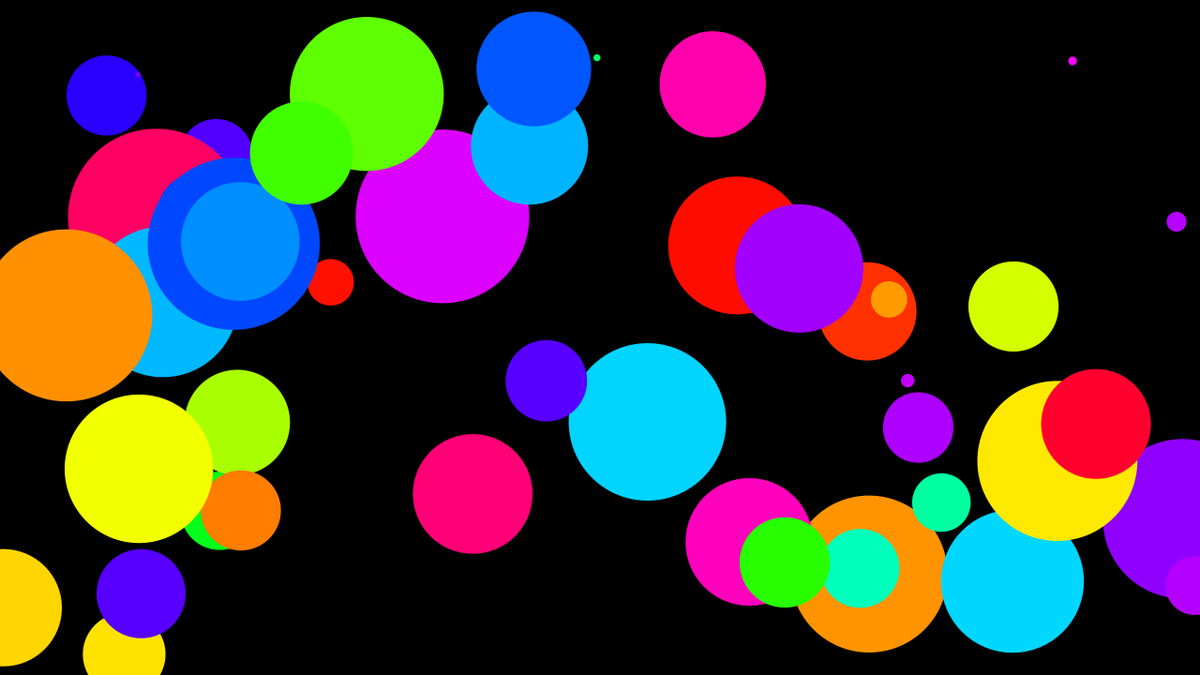
Frame 1 (no input)
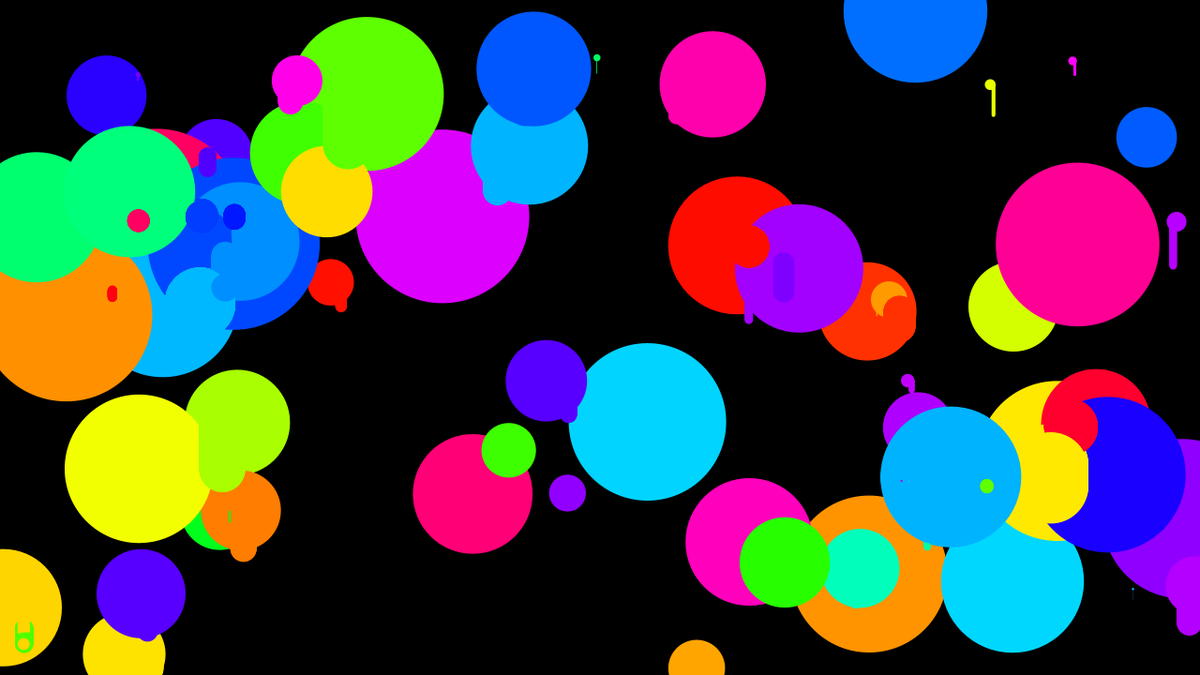
Frame 60 (the mouse pressed at the canvas centre just before this capture)
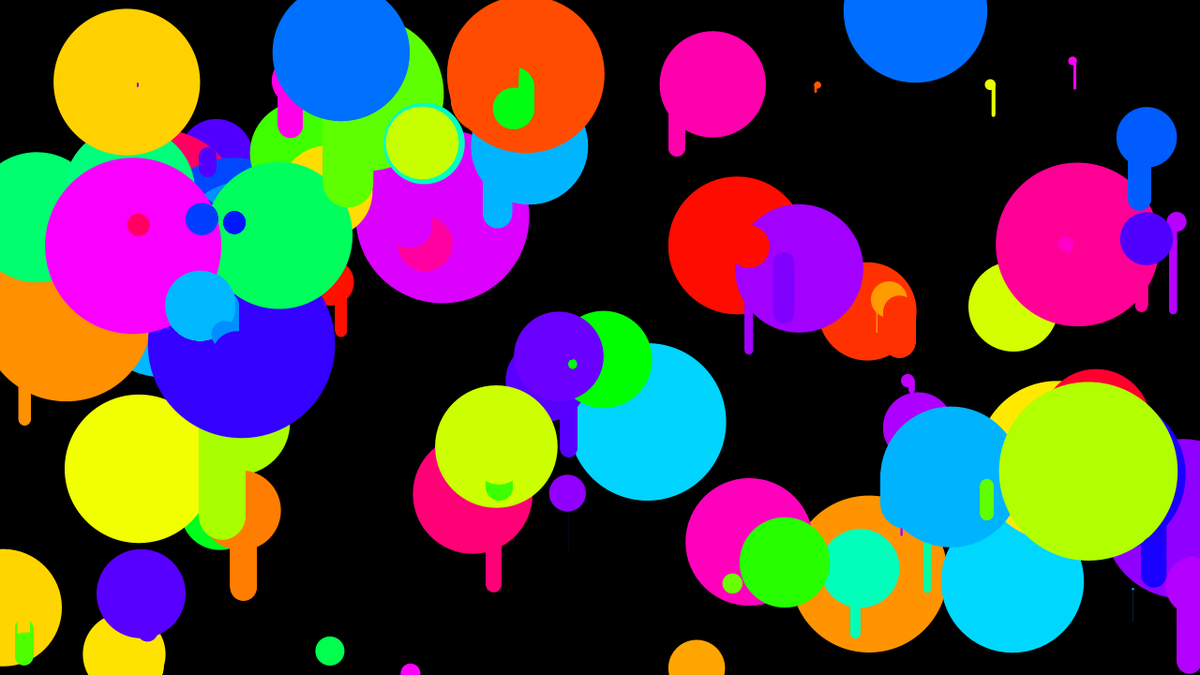
Frame 120 (the mouse held since frame 60 and released just before this capture)

The Processing sketch that drew these frames (run headless with seeded random() and noise(); from frame 60 on, the mouse is pressed at the canvas centre):

// Processing sketch: sketch_170117
// ── sketch_170117.pde
int numPar = 50;
Par[] pars = new Par[numPar];

void setup()
{
  size(1280, 720);
  colorMode(HSB, 1);
  frameRate(30);
  smooth(4);
  noStroke();
  background(0);
  //blendMode(ADD);

  for (int i = 0; i< pars.length; i++){
    pars[i] = new Par(i/pars.length);
  }
}

void draw()
{ 
  for (int i = 0; i< pars.length; i++){
    pars[i].move();
    pars[i].display();
  }//delay(200);
}

class Par{
  float x, y, d;
  float cx, cy, cd;
  float cyFrom;
  float cs;
  float cl;
  float clFrom;
  float hue;
  Par(float huee){
     x  = random(width);
     y  = random(height);
     d  = random(100);
     cd = random(d/2);
     cx = random( x -(d/2) + cd/2,  x +(d/2) - cd/2);
     cy = y;
     cyFrom = y;
     cs = random(3);
     cl = 0;
     clFrom = cl;
     hue = huee;
  }
  void move(){
    if(cl > 0){
      cy = cy + 1*cs;
      cl = cl - 1;
    }else if(cl<=0){
      x = random(width);
      y = random(height);
      d = random(200);
    
      cd = random(d/2);
      cx = random( x -(d/2) + cd/2,  x +(d/2) - cd/2);
      cy = y;
      cyFrom = y;
      cs = random(1);
      cl = random(200);
      clFrom = cl;
      hue = random(1);
      fill(hue,1,1); 
      ellipse(x,y,d,d);
    }
  }
  
  void display(){
    fill(hue,1,1); 
    ellipse(cx,cy,cd,cd);
  }
}

void mouseClicked() {
  background(0);
}
